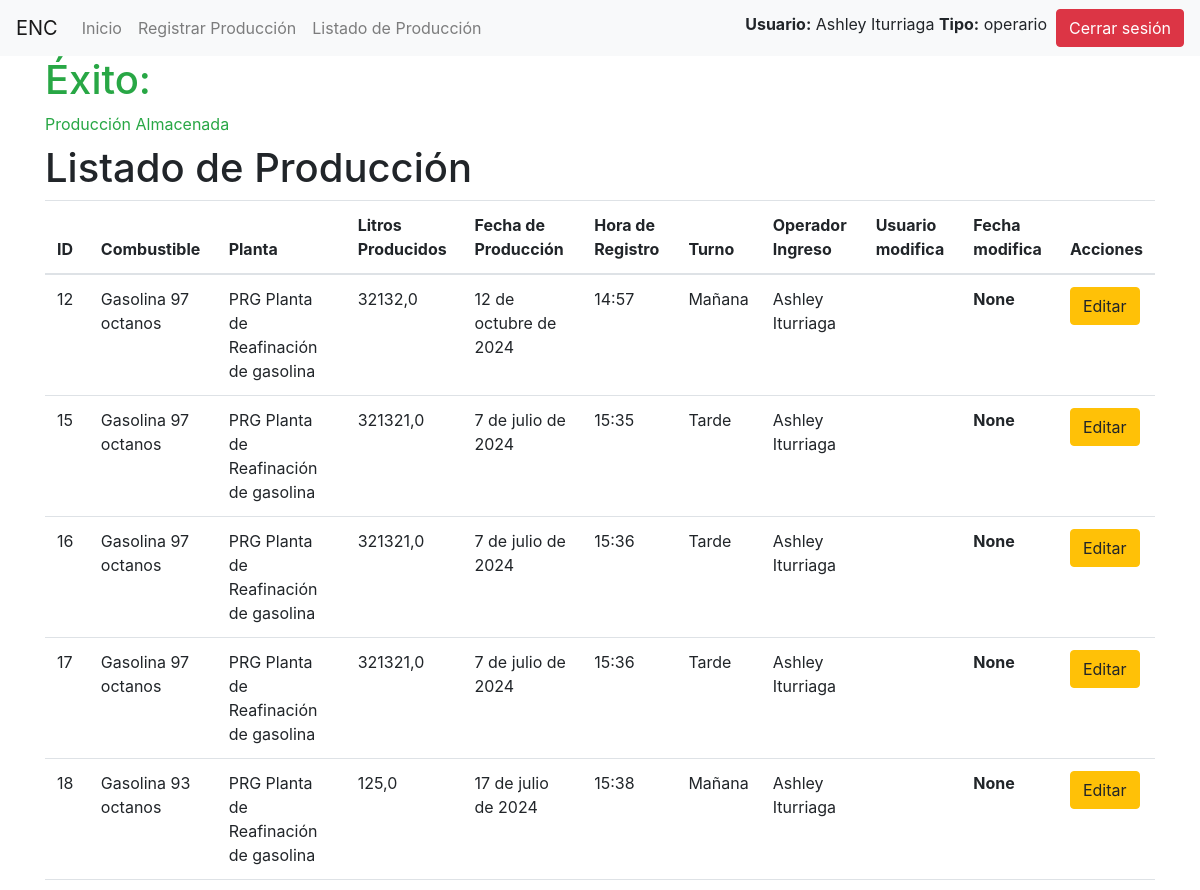
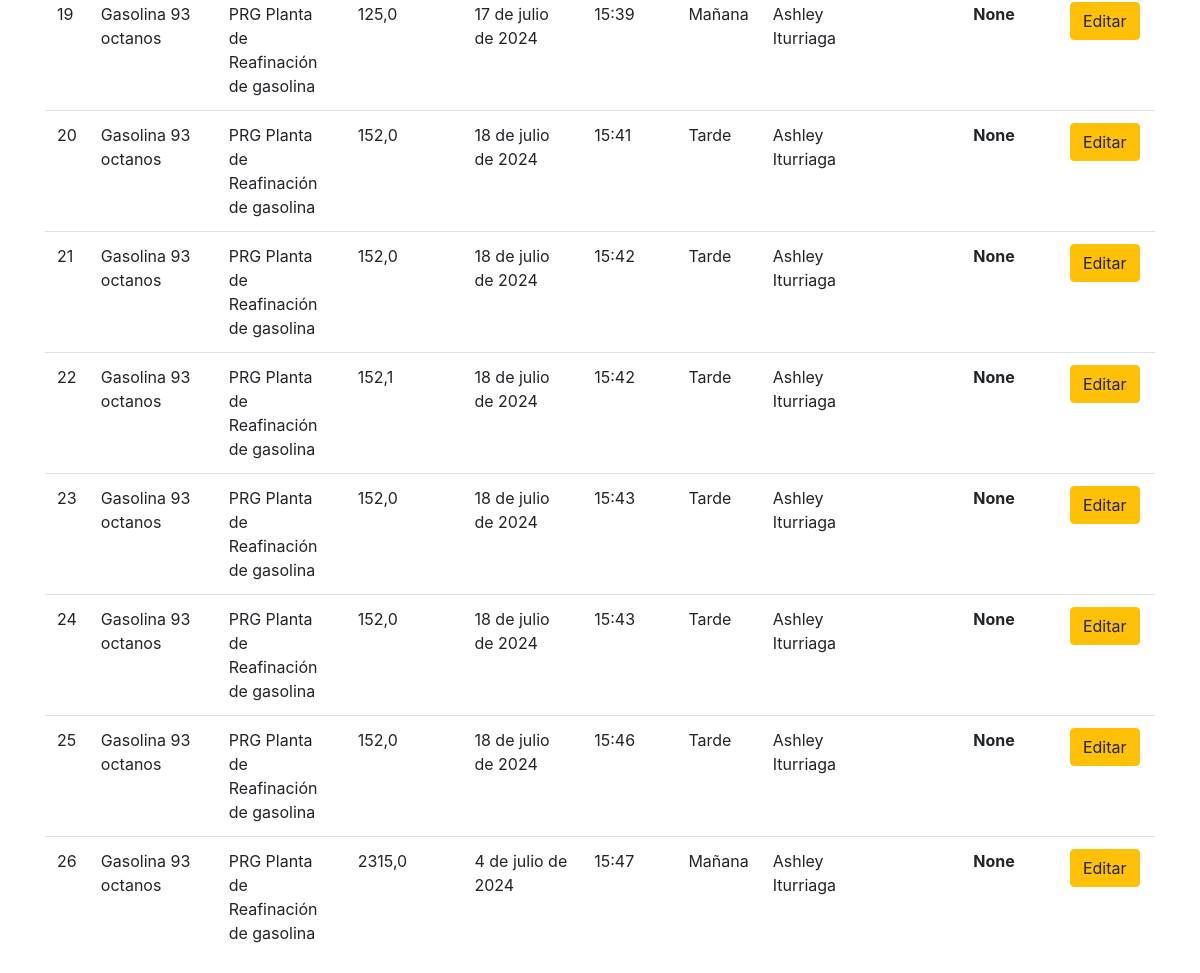
The page /listado/ (signed in) on the database as committed earlier (2 pictures, top to bottom).
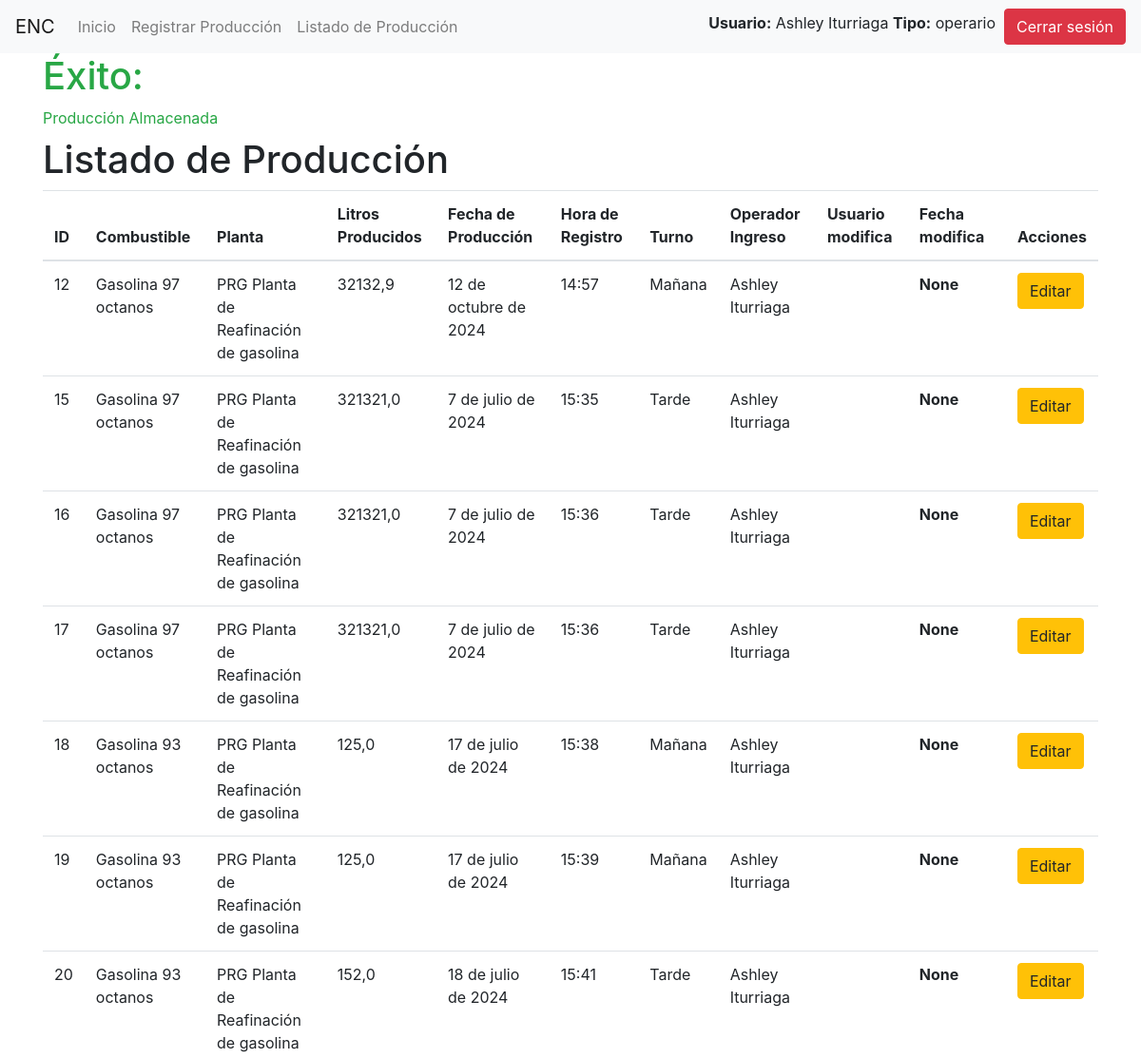
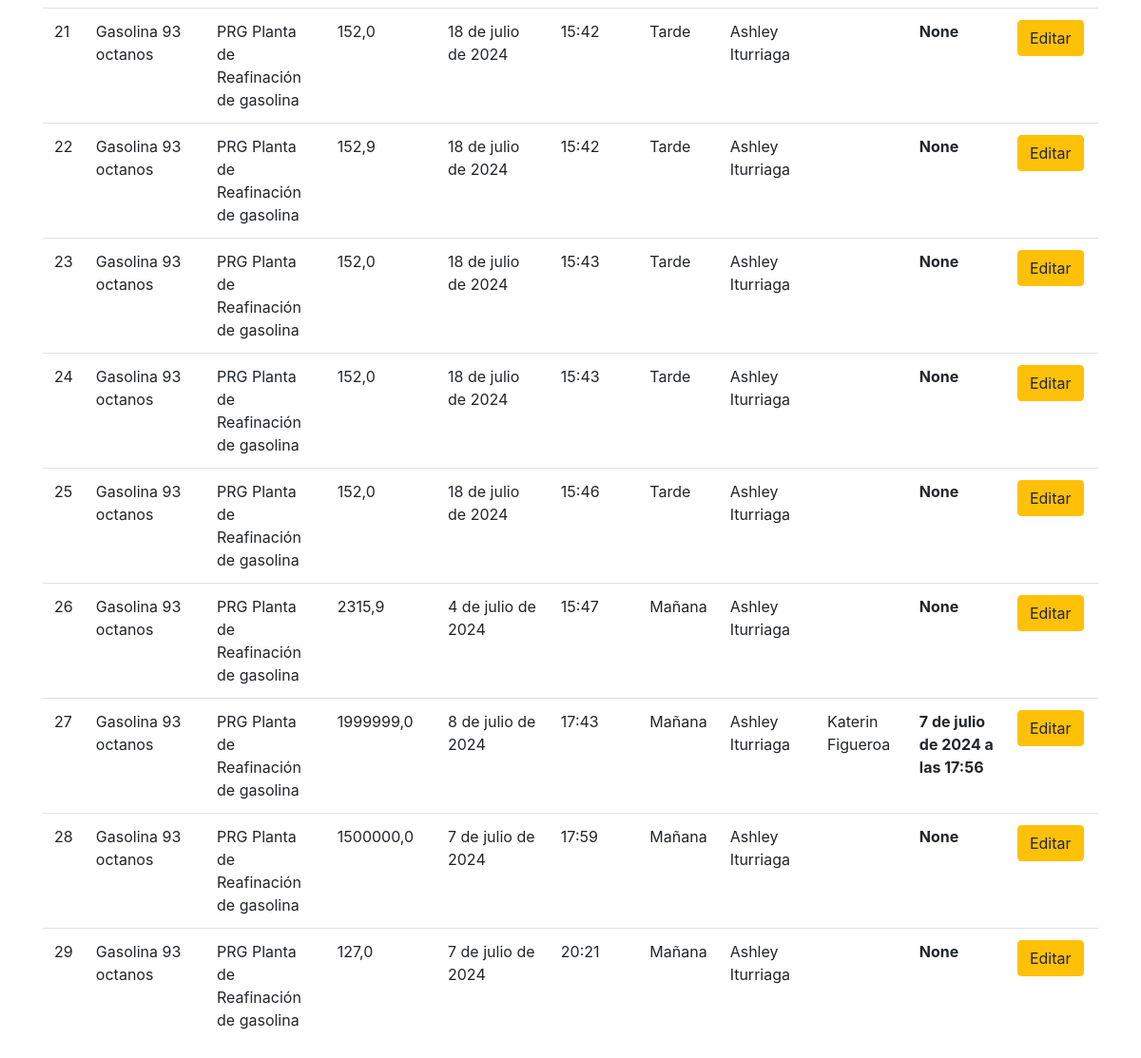
The same page on the database as committed later (2 pictures, top to bottom).
### produccion/models.py (models this page shows, shortened)
class Produccion(models.Model):
    codigo_combustible = models.ForeignKey(Producto, on_delete=models.CASCADE)
    litros_producidos = models.FloatField()
    fecha_produccion = models.DateField()
    turno = models.CharField(max_length=2, choices=[('AM', 'Mañana'), ('PM', 'Tarde'), ('MM', 'Noche')])
    hora_registro = models.TimeField(auto_now_add=True)
    operador = models.ForeignKey(User, on_delete=models.CASCADE, related_name='producciones_registradas')
    modificado_por = models.ForeignKey(User, on_delete=models.SET_NULL, null=True, blank=True, related_name='producciones_modificadas')
    fecha_modificacion = models.DateTimeField(null=True, blank=True)
    anulado = models.BooleanField(default=False)

class Producto(models.Model):
    codigo = models.CharField(max_length=10, unique=True)
    nombre = models.CharField(max_length=100)
    planta = models.ForeignKey(Planta, on_delete=models.CASCADE)

class Planta(models.Model):
    codigo = models.CharField(max_length=10, unique=True)
    nombre = models.CharField(max_length=100)

### produccion/views.py (the view)
# urls.py: path('listado/', views.listado_produccion, name='listado_produccion'),
@login_required
def listado_produccion(request):
    mensaje_exito = request.session.get('mensaje_exito', '')
    request.session['mensaje_exito'] = ''
    if request.user.is_staff:
        producciones = Produccion.objects.filter(anulado=False).select_related('codigo_combustible__planta', 'operador')
    else:
        producciones = Produccion.objects.filter(operador=request.user, anulado=False).select_related('codigo_combustible__planta', 'operador')
    return render(request, 'produccion/listado_produccion.html', {'producciones': producciones, 'mensaje_exito': mensaje_exito})

### produccion/templates/produccion/listado_produccion.html (shortened to what this page needs)
{% extends 'produccion/base.html' %}
{% block content %}
<h1>Listado de Producción</h1>
<table class="table">
    <thead>
        <tr>
            <th>ID</th>
            <th>Combustible</th>
            <th>Planta</th>
            <th>Litros Producidos</th>
            <th>Fecha de Producción</th>
            <th>Hora de Registro</th>
            <th>Turno</th>
            <th>Operador Ingreso</th>
            <th>Usuario modifica</th>
            <th>Fecha modifica</th>
            <th>Acciones</th>
        </tr>
    </thead>
    <tbody>
        {% for produccion in producciones %}
        <tr>
            <td>{{ produccion.id }}</td>
            <td>{{ produccion.codigo_combustible.nombre }}</td>
            <td>{{ produccion.codigo_combustible.planta.codigo }} {{ produccion.codigo_combustible.planta.nombre }}</td>
            <td>{{ produccion.litros_producidos }}</td>
            <td>{{ produccion.fecha_produccion }}</td>
            <td>{{ produccion.hora_registro }}</td>
            <td>{{ produccion.get_turno_display }}</td>
            <td>{{ produccion.operador.first_name }} {{ produccion.operador.last_name }}</td>
            <td>{{ produccion.modificado_por.first_name }} {{ produccion.modificado_por.last_name }}</td>
            <th>{{ produccion.fecha_modificacion }}</th>
            <td>
                <a href="{% url 'editar_produccion' produccion.id %}" class="btn btn-warning">Editar</a>
            </td>
        </tr>
        {% endfor %}
    </tbody>
</table>
{% endblock %}

### produccion/templates/produccion/base.html (shortened to what this page needs)
<!DOCTYPE html>
<html>
<head>
    <link rel="stylesheet" href="https://stackpath.bootstrapcdn.com/bootstrap/4.3.1/css/bootstrap.min.css">
</head>
<body>
    <nav class="navbar navbar-expand-lg navbar-light bg-light">
        <a class="navbar-brand" href="#">ENC</a>
        <div class="collapse navbar-collapse">
            <ul class="navbar-nav mr-auto">
                <li class="nav-item">
                    <a class="nav-link" href="{% url 'index' %}">Inicio</a>
                </li>
                {% if user.is_authenticated %}
                <li class="nav-item">
                    <a class="nav-link" href="{% url 'registro_produccion' %}">Registrar Producción</a>
                </li>
                <li class="nav-item">
                    <a class="nav-link" href="{% url 'listado_produccion' %}">Listado de Producción</a>
                </li>
                {% else %}
                <li class="nav-item">
                    <a class="nav-link" href="{% url 'login' %}">Iniciar Sesión</a>
                </li>
                {% endif %}
            </ul>
        </div>
        {% if user.is_authenticated %}
        <label>
            <b>Usuario:</b> {{ user.first_name }} {{ user.last_name }}
            <b>Tipo:</b> {% for group in user.groups.all %}
                            {{ group.name }}
                         {% endfor %}
        </label>
        <form action="{% url 'logout' %}" method="post">
            <button type="submit" class="btn btn-danger">Cerrar sesión</button>
        </form>
        {% endif %}
    </nav>
    <div class="container">
        {% if mensaje_exito %}
            <label class="text-success"><h1>Éxito:</h1> {{ mensaje_exito }}</label>
        {% endif %}
        {% block content %}
        {% endblock %}
    </div>
</body>
</html>

Rows that differ between the two databases and show on the page:
changed Produccion "12 de octubre de 2024": litros_producidos "32132,0" → "32132,9"
changed Produccion id 22: litros_producidos "152,1" → "152,9"
changed Produccion "4 de julio de 2024": litros_producidos "2315,0" → "2315,9"
added Produccion: id "27", codigo_combustible.nombre "Gasolina 93 octanos", codigo_combustible.planta.codigo "PRG", codigo_combustible.planta.nombre "Planta de Reafinación de gasolina", litros_producidos "1999999,0", fecha_produccion "8 de julio de 2024", hora_registro "17:43", turno "Mañana", operador.first_name "Ashley", operador.last_name "Iturriaga", modificado_por.first_name "Katerin", modificado_por.last_name "Figueroa", fecha_modificacion "7 de julio de 2024 a las 17:56"
added Produccion: id "28", codigo_combustible.nombre "Gasolina 93 octanos", codigo_combustible.planta.codigo "PRG", codigo_combustible.planta.nombre "Planta de Reafinación de gasolina", litros_producidos "1500000,0", fecha_produccion "7 de julio de 2024", hora_registro "17:59", turno "Mañana", operador.first_name "Ashley", operador.last_name "Iturriaga", fecha_modificacion "None"
added Produccion: id "29", codigo_combustible.nombre "Gasolina 93 octanos", codigo_combustible.planta.codigo "PRG", codigo_combustible.planta.nombre "Planta de Reafinación de gasolina", litros_producidos "127,0", fecha_produccion "7 de julio de 2024", hora_registro "20:21", turno "Mañana", operador.first_name "Ashley", operador.last_name "Iturriaga", fecha_modificacion "None"
